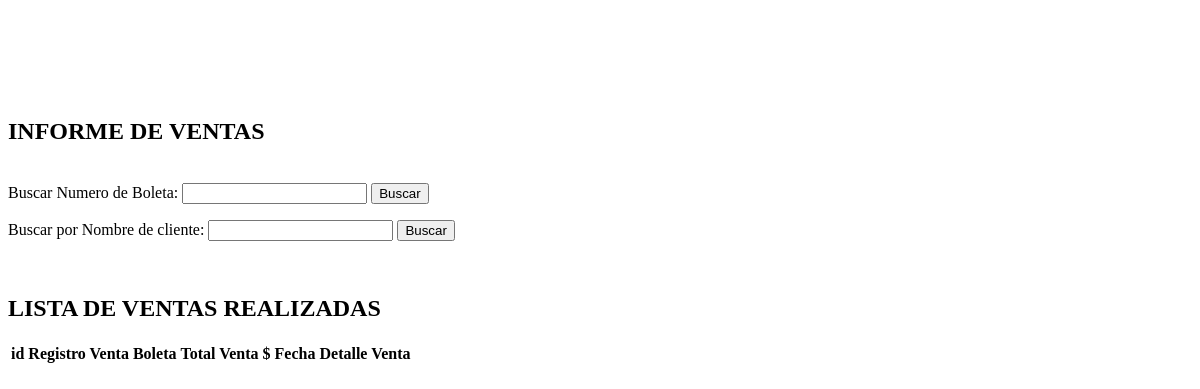
/latienditadececi/vistas/informes.php, run on an earlier commit of the app's database.
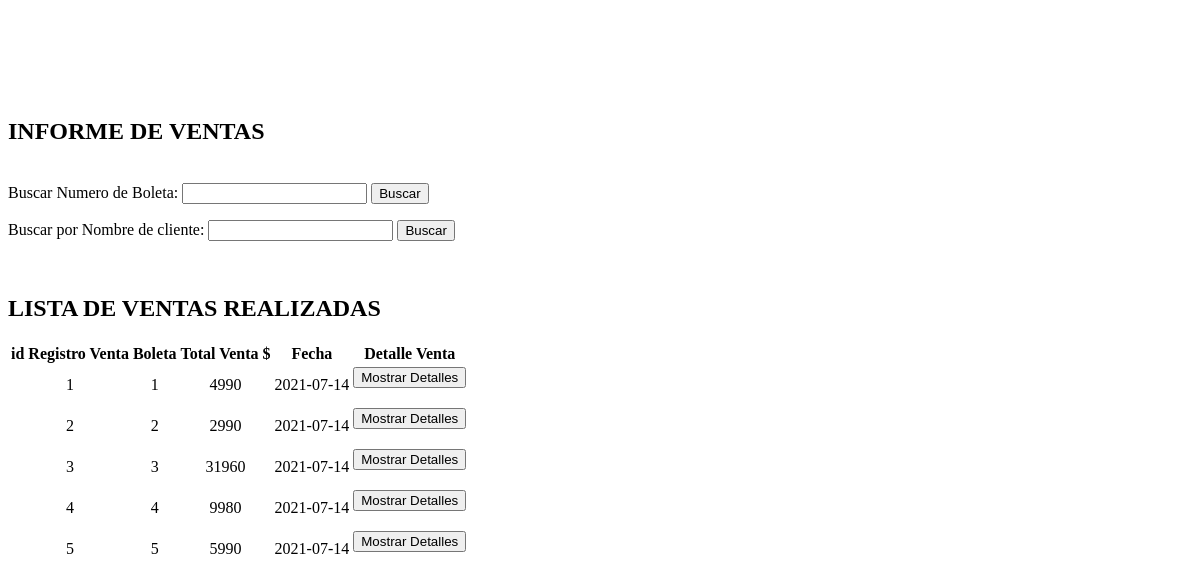
And on a later commit of the database.
### tables this page shows
CREATE TABLE `registroventa` (
  `id_registro` int(11) NOT NULL,
  `id_venta` int(11) NOT NULL,
  `total_venta` int(11) NOT NULL,
  `fecha` date NOT NULL
);

### latienditadececi/vistas/informes.php (the view, shortened to what the changed rows need)
<html>
<body>
<?php
    include "conexion.php";
?>
<br> <br> <br>
<div class="container row">
    <div class="container col lg-12 md-12 mb-5">
        <br><br>
        <h2 class="text-center">INFORME DE VENTAS</h2><br>
    <?php
        if(isset($_POST['buscar_v']))
        {
            $codigo_venta=$_POST['venta'];
            ?>
            <table class="container text-center table table-bordered">
                <thead class="container table-primary">
                    <tr>
                        <th>id Producto</th>
                        <th>Nombre Producto</th>
                        <th>Cantidad</th>
                        <th>Valor Venta $</th>
                        <th>Fecha venta</th>
                        <th>Detalles</th>
                    </tr>
                </thead>
                <tbody>
                    <?php
                        $sql="SELECT * FROM venta WHERE id_rventa='$codigo_venta'";
                        $result= mysqli_query($conexion,$sql);
                        $mostrar=mysqli_fetch_array($result);
                        echo 'El numero de boleta es el siguiente: <h2>'.$mostrar['id_rventa'].'</h2>';
                        echo 'El nombre del cliente es el siguiente:';
                        $idc=$mostrar['id_cliente1'];
                        $sql="SELECT * FROM cliente WHERE id_cliente='$idc'";
                        $result= mysqli_query($conexion,$sql);
                        while($mostrar=mysqli_fetch_array($result))
                        {
                            echo '<h2>'.$mostrar['nombre_cliente'].'</h2>';
                        }
                        $sql="SELECT * FROM venta WHERE id_rventa='$codigo_venta'";
                        $result= mysqli_query($conexion,$sql);
                        while($mostrar=mysqli_fetch_array($result))
                        {
                        ?>
                            <tr>
                                <td><center><?php echo $mostrar['id_producto1']?></center></td>
                                <td><center><?php
                                $nombre = $mostrar['id_producto1'];
                                $sql="SELECT * FROM producto WHERE id_producto='$nombre'";
                                $result2= mysqli_query($conexion,$sql);
                                while($mostrar2=mysqli_fetch_array($result2))
                                {
                                    echo $mostrar2['nombre_producto'];
                                }
                                ?></center></td>
                                <td><center><?php echo $mostrar['cantidad_p']?></center></td>
                                <td><center><?php echo $mostrar['valor_venta']?></center></td>
                                <td><center><?php echo $mostrar['fecha_venta']?></center></td>
                                <td><center><?php echo $mostrar['detalle_venta']?></center></td>
                            </tr>
                                <?php
                        }
                            ?>
                </tbody>
            </table>
            <form action="panel.php?pagina=informes" method="POST">
                                <input type="submit" value="atras">
                            </form>
            <?php
        }else{
            if(isset($_POST['boton_detalles']))
            {
                $idRV=$_POST['idventa'];
                ?>
                <table class="container text-center table table-bordered">
                <thead class="container table-primary">
                    <tr>
                        <th>id Producto</th>
                        <th>Nombre Producto</th>
                        <th>Cantidad</th>
                        <th>Valor Venta $</th>
                        <th>Fecha venta</th>
                        <th>Detalles</th>
                    </tr>
                </thead>
                <br>
                <tbody>
                    <?php
                        $sql="SELECT * FROM venta WHERE id_rventa='$idRV'";
                        $result= mysqli_query($conexion,$sql);
                        $mostrar=mysqli_fetch_array($result);
                        echo 'El numero de boleta es el siguiente: <h2>'.$mostrar['id_rventa'].'</h2>';
                        echo 'El nombre del cliente es el siguiente:';
                        $idc=$mostrar['id_cliente1'];
                        $sql="SELECT * FROM cliente WHERE id_cliente='$idc'";
                        $result= mysqli_query($conexion,$sql);
                        while($mostrar=mysqli_fetch_array($result))
                        {
                            echo '<h2>'.$mostrar['nombre_cliente'].'</h2>';
                        }
                        echo"Se ha llevado los siguientes productos: ";
                        $sql="SELECT * FROM venta WHERE id_rventa='$idRV'";
                        $result= mysqli_query($conexion,$sql);
                        while($mostrar=mysqli_fetch_array($result))
                        {
                        ?>
                            <tr>
                                <td><center><?php echo $mostrar['id_producto1']?></center></td>
                                <td><center><?php
                                $nombre = $mostrar['id_producto1'];
                                $sql="SELECT * FROM producto WHERE id_producto='$nombre'";
                                $result2= mysqli_query($conexion,$sql);
                                while($mostrar2=mysqli_fetch_array($result2))
                                {
                                    echo $mostrar2['nombre_producto'];
                                }
                                ?></center></td>
                                <td><center><?php echo $mostrar['cantidad_p']?></center></td>
                                <td><center><?php echo $mostrar['valor_venta']?></center></td>
                                <td><center><?php echo $mostrar['fecha_venta']?></center></td>
                                <td><center><?php echo $mostrar['detalle_venta']?></center></td>
                            </tr>
                                <?php
                        }
                             ?>
                </tbody>
            </table>
            <form action="panel.php?pagina=informes" method="POST">
                                <input type="submit" value="atras">
                            </form>
            <?php
        }else{
                if(isset($_POST['buscar_vn']))
                {
                    $idcliente=$_POST['nombres'];
                    ?>
                    <table class="container text-center table table-bordered">
                        <thead class="container table-primary">
                            <tr>
                                <th>Boleta</th>
                                <th>id Producto</th>
                                <th>Nombre Producto</th>
                                <th>Cantidad</th>
                                <th>Valor Venta $</th>
                                <th>Fecha venta</th>
                                <th>Detalles</th>
                            </tr>
                        </thead>
                        <tbody>
                            <?php
                                $sql="SELECT * FROM venta WHERE id_cliente1='$idcliente'";
                                $result= mysqli_query($conexion,$sql);
                                $mostrar=mysqli_fetch_array($result);
                                echo 'El nombre del cliente es el siguiente:';
                                $idc=$mostrar['id_cliente1'];
                                $sql="SELECT * FROM cliente WHERE id_cliente='$idc'";
                                $result= mysqli_query($conexion,$sql);
                                while($mostrar=mysqli_fetch_array($result))
                                {
                                    echo '<h2>'.$mostrar['nombre_cliente'].'</h2>';
                                }
                                echo"Se ha llevado los siguientes productos: ";
                                $sql="SELECT * FROM venta WHERE id_cliente1='$idcliente'";
                                $result= mysqli_query($conexion,$sql);
                                while($mostrar=mysqli_fetch_array($result))
                                {
                                ?>
                                    <tr>
                                        <td><center><?php echo $mostrar['id_rventa']?></center></td>
                                        <td><center><?php echo $mostrar['id_producto1']?></center></td>
                                        <td><center><?php
                                        $nombre = $mostrar['id_producto1'];
                                        $sql="SELECT * FROM producto WHERE id_producto='$nombre'";
                                        $result2= mysqli_query($conexion,$sql);
                                        while($mostrar2=mysqli_fetch_array($result2))
                                        {
                                            echo $mostrar2['nombre_producto'];
                                        }
                                        ?></center></td>
                                        <td><center><?php echo $mostrar['cantidad_p']?></center></td>
                                        <td><center><?php echo $mostrar['valor_venta']?></center></td>
                                        <td><center><?php echo $mostrar['fecha_venta']?></center></td>
                                        <td><center><?php echo $mostrar['detalle_venta']?></center></td>
                                    </tr>
                                        <?php
                                }
                                    ?>
                        </tbody>
                    </table>
                    <form action="panel.php?pagina=informes" method="POST">
                                        <input type="submit" value="atras">
                                    </form>
                    <?php
                }else{
                        ?>
                            <br>
                            <h2>LISTA DE VENTAS REALIZADAS</h2>
                            <table class="container text-center table table-bordered">
                                    <thead class="container table-primary">
                                            <tr>
                                                <th>id Registro Venta</th>
                                                <th>Boleta </th>
                                                <th>Total Venta $</th>
                                                <th>Fecha</th>
                                                <th>Detalle Venta</th>
                                            </tr>
                                        </thead>
                                        <tbody>
                                            <?php
                                                $sql="SELECT * FROM registroventa";
                                                $result= mysqli_query($conexion,$sql);
                                                while($mostrar=mysqli_fetch_array($result))
                                                {
                                            ?>
                                                <tr>
                                                    <td><center><?php echo $mostrar['id_registro']?></center></td>
                                                    <td><center><?php echo $mostrar['id_venta']?></center></td>
                                                    <td><center><?php echo $mostrar['total_venta']?></center></td>
                                                    <td><center><?php echo $mostrar['fecha']?></center></td>
                                                    <td>
                                                        <form action="panel.php?pagina=informes" method="POST">
                                                            <input type="submit" name='boton_detalles' value='Mostrar Detalles'>
                                                        </form>
                                                    </td>
                                                </tr>
                                                <?php
                                                }
                                                ?>
                                        </tbody>
                            </table>
                        <?php
                    }}
                }
                            ?>

What changed in the data, as far as the page shows it:
added registroventa: id_registro "1", id_venta "1", total_venta "4990", fecha "2021-07-14"
added registroventa: id_registro "2", id_venta "2", total_venta "2990", fecha "2021-07-14"
added registroventa: id_registro "3", id_venta "3", total_venta "31960", fecha "2021-07-14"
added registroventa: id_registro "4", id_venta "4", total_venta "9980", fecha "2021-07-14"
added registroventa: id_registro "5", id_venta "5", total_venta "5990", fecha "2021-07-14"
